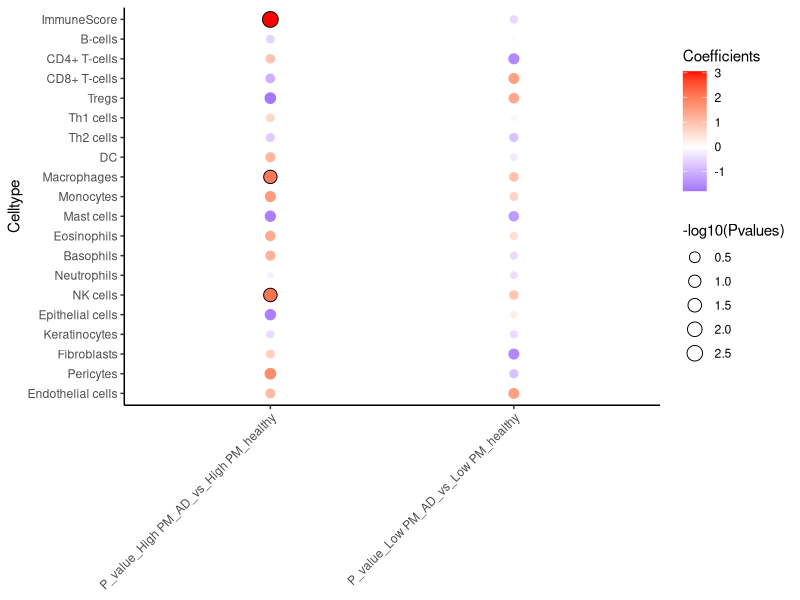
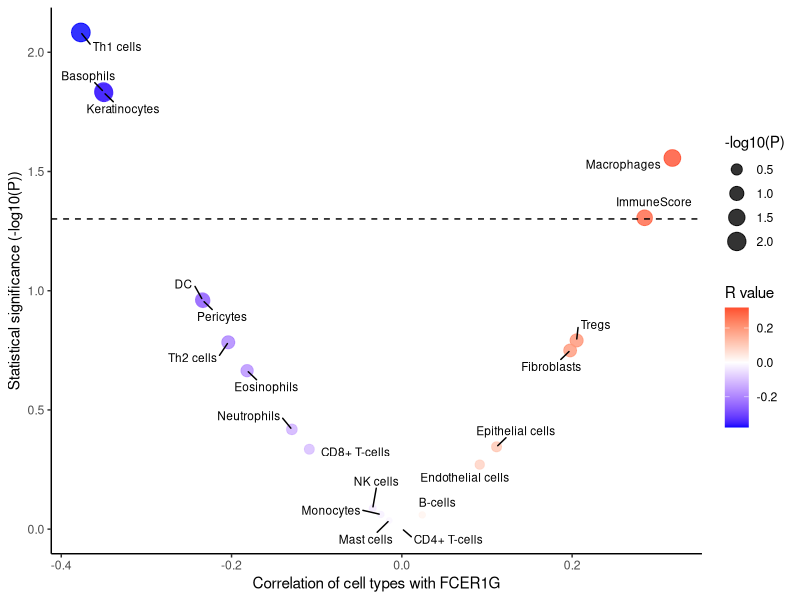

Generate these figures, in order, with R:
setwd("/data_hdd1/yang/Source_data/Fig_3")

library(ggpubr)
library(reshape2)
library(readxl)
library(ggplot2)
library(ggrepel)

data = read_excel("Fig_3e_statistic.xlsx")
data = as.data.frame(data)
colnames(data)[1] ='Cell_Type'


Clinical_CpG_corr_P = data[,c('P_value_High PM_AD_vs_High PM_healthy','P_value_Low PM_AD_vs_Low PM_healthy')]
Clinical_CpG_corr_R = data[,c('Statistic_High PM_AD_vs_High PM_healthy','Statistic_Low PM_AD_vs_Low PM_healthy')]

Clinical_CpG_corr_P <- melt(Clinical_CpG_corr_P)
Clinical_CpG_corr_R <- melt(Clinical_CpG_corr_R)


pvals = c(Clinical_CpG_corr_P$value)
coefs = c(Clinical_CpG_corr_R$value)


variables = c(Clinical_CpG_corr_P$variable)
Celllist = c(data$Cell_Type)




df <- data.frame(
  Celltype = Celllist,
  Cells = variables,
  Coefficients = coefs,
  Pvalues = pvals
)


df$Celltype <- factor(df$Celltype, levels = rev(unique(data$Cell_Type)))

# pdf("xCell_gene_corr_figure.pdf", width = 5, height = 5)
p <- ggplot(df, aes(x = Cells, y = Celltype)) + theme_classic() +
  geom_point(aes(size = -log10(Pvalues), fill = Coefficients), shape = 21,
             colour = ifelse(df$Pvalues < 0.05,'black','white')) +
  scale_fill_gradient2(low = "blue", mid = "white", high = "red", midpoint = 0, na.value = 'grey')+
  scale_size(range = c(2, 5)) +
  theme(axis.text.x = element_text(angle = 45, hjust=1),
        axis.title.x=element_blank())

p
dev.off()



### Fig. 3f

data = read_excel('Fig_3f_statistic.xlsx')
data = as.data.frame(data)
colnames(data)[1] ='Cell_Type'

# Add a column for significance (-log10(P_value))
data$Significance <- -log10(data$P_value_Spearman)

# Create the plot
ggplot(data, aes(x = Correlation_R_Spearman, y = Significance, size = Significance, color = Correlation_R_Spearman)) +
  geom_point(alpha = 0.8) +
  scale_color_gradient2(low = "blue", mid = "white", high = "red", midpoint = 0) +
  geom_hline(yintercept = -log10(0.05), linetype = "dashed", color = "black") +
  geom_text_repel(aes(label = Cell_Type), 
                  size = 3, color = "black", max.overlaps = Inf, box.padding = 0.5) +
  labs(
    x = "Correlation of cell types with FCER1G",
    y = "Statistical significance (-log10(P))",
    color = "R value",
    size = "-log10(P)"
  ) +
  theme_classic()


dev.off()